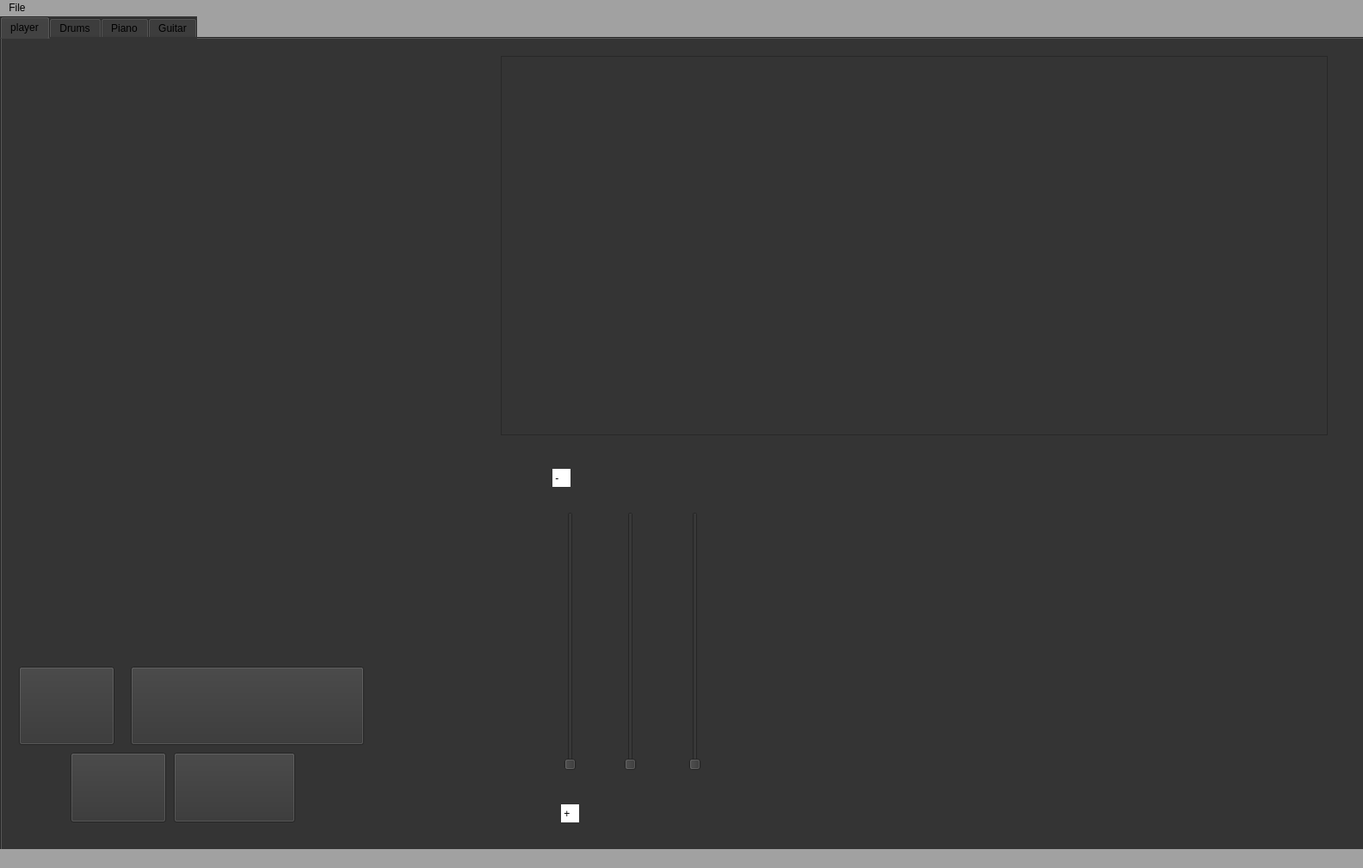
<?xml version="1.0" encoding="UTF-8"?>
<ui version="4.0">
 <class>MainWindow</class>
 <widget class="QMainWindow" name="MainWindow">
  <property name="geometry">
   <rect>
    <x>0</x>
    <y>0</y>
    <width>1584</width>
    <height>1009</height>
   </rect>
  </property>
  <property name="windowTitle">
   <string>MainWindow</string>
  </property>
  <property name="styleSheet">
   <string notr="true">background-color: rgb(161, 161, 161);</string>
  </property>
  <widget class="QWidget" name="centralwidget">
   <widget class="QTabWidget" name="tabWidget">
    <property name="geometry">
     <rect>
      <x>0</x>
      <y>0</y>
      <width>1591</width>
      <height>991</height>
     </rect>
    </property>
    <property name="styleSheet">
     <string notr="true">background-color: rgb(52, 52, 52);</string>
    </property>
    <property name="currentIndex">
     <number>0</number>
    </property>
    <widget class="QWidget" name="tab">
     <attribute name="title">
      <string>player</string>
     </attribute>
     <widget class="QLabel" name="label">
      <property name="geometry">
       <rect>
        <x>20</x>
        <y>20</y>
        <width>551</width>
        <height>121</height>
       </rect>
      </property>
      <property name="styleSheet">
       <string notr="true">background-image: url(:/newPrefix/img_e.png);</string>
      </property>
      <property name="text">
       <string/>
      </property>
     </widget>
     <widget class="QLabel" name="label_2">
      <property name="geometry">
       <rect>
        <x>20</x>
        <y>150</y>
        <width>541</width>
        <height>521</height>
       </rect>
      </property>
      <property name="styleSheet">
       <string notr="true">background-image: url(:/newPrefix/img2_e.png);</string>
      </property>
      <property name="text">
       <string/>
      </property>
     </widget>
     <widget class="QLabel" name="label_3">
      <property name="geometry">
       <rect>
        <x>20</x>
        <y>680</y>
        <width>421</width>
        <height>41</height>
       </rect>
      </property>
      <property name="styleSheet">
       <string notr="true">background-image: url(:/newPrefix/img3_e.png);</string>
      </property>
      <property name="text">
       <string/>
      </property>
     </widget>
     <widget class="QGraphicsView" name="View_signal">
      <property name="geometry">
       <rect>
        <x>580</x>
        <y>20</y>
        <width>961</width>
        <height>441</height>
       </rect>
      </property>
     </widget>
     <widget class="QLabel" name="view_spectrogram">
      <property name="geometry">
       <rect>
        <x>880</x>
        <y>480</y>
        <width>661</width>
        <height>421</height>
       </rect>
      </property>
      <property name="text">
       <string/>
      </property>
     </widget>
     <widget class="QLabel" name="label_6">
      <property name="geometry">
       <rect>
        <x>640</x>
        <y>500</y>
        <width>21</width>
        <height>21</height>
       </rect>
      </property>
      <property name="styleSheet">
       <string notr="true">background-color: rgb(255, 255, 255);</string>
      </property>
      <property name="text">
       <string> -</string>
      </property>
     </widget>
     <widget class="QLabel" name="label_7">
      <property name="geometry">
       <rect>
        <x>650</x>
        <y>890</y>
        <width>21</width>
        <height>21</height>
       </rect>
      </property>
      <property name="styleSheet">
       <string notr="true">background-color: rgb(255, 255, 255);</string>
      </property>
      <property name="text">
       <string> +</string>
      </property>
     </widget>
     <widget class="QPushButton" name="Play_buttom">
      <property name="geometry">
       <rect>
        <x>20</x>
        <y>730</y>
        <width>111</width>
        <height>91</height>
       </rect>
      </property>
      <property name="styleSheet">
       <string notr="true">background-image: url(:/newPrefix/f1.png);</string>
      </property>
      <property name="text">
       <string/>
      </property>
     </widget>
     <widget class="QPushButton" name="spectrogram_buttom">
      <property name="geometry">
       <rect>
        <x>150</x>
        <y>730</y>
        <width>271</width>
        <height>91</height>
       </rect>
      </property>
      <property name="styleSheet">
       <string notr="true">background-image: url(:/newPrefix/f3.png);</string>
      </property>
      <property name="text">
       <string/>
      </property>
     </widget>
     <widget class="QPushButton" name="button_low_volum">
      <property name="geometry">
       <rect>
        <x>80</x>
        <y>830</y>
        <width>111</width>
        <height>81</height>
       </rect>
      </property>
      <property name="styleSheet">
       <string notr="true">background-image: url(:/newPrefix/f5.png);</string>
      </property>
      <property name="text">
       <string/>
      </property>
     </widget>
     <widget class="QPushButton" name="button_high_volum">
      <property name="geometry">
       <rect>
        <x>200</x>
        <y>830</y>
        <width>141</width>
        <height>81</height>
       </rect>
      </property>
      <property name="styleSheet">
       <string notr="true">background-image: url(:/newPrefix/f6.png);</string>
      </property>
      <property name="text">
       <string/>
      </property>
     </widget>
     <widget class="QLabel" name="label_5">
      <property name="geometry">
       <rect>
        <x>460</x>
        <y>690</y>
        <width>151</width>
        <height>181</height>
       </rect>
      </property>
      <property name="styleSheet">
       <string notr="true">background-image: url(:/newPrefix/f7.png);</string>
      </property>
      <property name="text">
       <string/>
      </property>
     </widget>
     <widget class="QSlider" name="Slider_for_all_instrument_2">
      <property name="geometry">
       <rect>
        <x>640</x>
        <y>550</y>
        <width>41</width>
        <height>301</height>
       </rect>
      </property>
      <property name="orientation">
       <enum>Qt::Vertical</enum>
      </property>
     </widget>
     <widget class="QSlider" name="Slider_for_piano_2">
      <property name="geometry">
       <rect>
        <x>710</x>
        <y>550</y>
        <width>41</width>
        <height>301</height>
       </rect>
      </property>
      <property name="orientation">
       <enum>Qt::Vertical</enum>
      </property>
     </widget>
     <widget class="QSlider" name="Slider_for_drums_2">
      <property name="geometry">
       <rect>
        <x>790</x>
        <y>550</y>
        <width>31</width>
        <height>301</height>
       </rect>
      </property>
      <property name="orientation">
       <enum>Qt::Vertical</enum>
      </property>
     </widget>
    </widget>
    <widget class="QWidget" name="tab_3">
     <attribute name="title">
      <string>Drums</string>
     </attribute>
     <widget class="QLabel" name="label_9">
      <property name="geometry">
       <rect>
        <x>4</x>
        <y>5</y>
        <width>1551</width>
        <height>931</height>
       </rect>
      </property>
      <property name="styleSheet">
       <string notr="true">
background-color: rgb(209, 209, 209);</string>
      </property>
      <property name="text">
       <string/>
      </property>
     </widget>
     <widget class="QLabel" name="label_10">
      <property name="geometry">
       <rect>
        <x>20</x>
        <y>20</y>
        <width>1521</width>
        <height>321</height>
       </rect>
      </property>
      <property name="styleSheet">
       <string notr="true">background-image: url(:/newPrefix/imag25.png);</string>
      </property>
      <property name="text">
       <string/>
      </property>
     </widget>
     <widget class="QPushButton" name="drums_buttom">
      <property name="geometry">
       <rect>
        <x>20</x>
        <y>350</y>
        <width>951</width>
        <height>561</height>
       </rect>
      </property>
      <property name="styleSheet">
       <string notr="true">background-image: url(:/newPrefix/imag27.png);</string>
      </property>
      <property name="text">
       <string/>
      </property>
     </widget>
     <widget class="QLabel" name="label_11">
      <property name="geometry">
       <rect>
        <x>1210</x>
        <y>350</y>
        <width>191</width>
        <height>551</height>
       </rect>
      </property>
      <property name="styleSheet">
       <string notr="true">background-image: url(:/newPrefix/imag26.png);</string>
      </property>
      <property name="text">
       <string/>
      </property>
     </widget>
     <widget class="QSlider" name="Slider_for_change_Drums">
      <property name="geometry">
       <rect>
        <x>1240</x>
        <y>510</y>
        <width>41</width>
        <height>351</height>
       </rect>
      </property>
      <property name="orientation">
       <enum>Qt::Vertical</enum>
      </property>
     </widget>
    </widget>
    <widget class="QWidget" name="tab_4">
     <attribute name="title">
      <string>Piano</string>
     </attribute>
     <widget class="QLabel" name="label_12">
      <property name="geometry">
       <rect>
        <x>4</x>
        <y>5</y>
        <width>1561</width>
        <height>911</height>
       </rect>
      </property>
      <property name="styleSheet">
       <string notr="true">background-color: rgb(172, 172, 172);</string>
      </property>
      <property name="text">
       <string/>
      </property>
     </widget>
     <widget class="QLabel" name="label_13">
      <property name="geometry">
       <rect>
        <x>30</x>
        <y>60</y>
        <width>1511</width>
        <height>821</height>
       </rect>
      </property>
      <property name="styleSheet">
       <string notr="true">background-image: url(:/newPrefix/imag30.png);</string>
      </property>
      <property name="text">
       <string/>
      </property>
     </widget>
     <widget class="QSlider" name="Slider_for_change_in_piano">
      <property name="geometry">
       <rect>
        <x>590</x>
        <y>380</y>
        <width>421</width>
        <height>41</height>
       </rect>
      </property>
      <property name="orientation">
       <enum>Qt::Horizontal</enum>
      </property>
     </widget>
     <widget class="QPushButton" name="buttom_white_piano_1">
      <property name="geometry">
       <rect>
        <x>332</x>
        <y>430</y>
        <width>61</width>
        <height>331</height>
       </rect>
      </property>
      <property name="styleSheet">
       <string notr="true">background-image: url(:/newPrefix/imag31.png);</string>
      </property>
      <property name="text">
       <string/>
      </property>
     </widget>
     <widget class="QPushButton" name="buttom_white_piano_2">
      <property name="geometry">
       <rect>
        <x>390</x>
        <y>430</y>
        <width>71</width>
        <height>331</height>
       </rect>
      </property>
      <property name="styleSheet">
       <string notr="true">background-image: url(:/newPrefix/imag31.png);</string>
      </property>
      <property name="text">
       <string/>
      </property>
     </widget>
     <widget class="QPushButton" name="buttom_white_piano_3">
      <property name="geometry">
       <rect>
        <x>460</x>
        <y>430</y>
        <width>71</width>
        <height>331</height>
       </rect>
      </property>
      <property name="styleSheet">
       <string notr="true">background-image: url(:/newPrefix/imag31.png);</string>
      </property>
      <property name="text">
       <string/>
      </property>
     </widget>
     <widget class="QPushButton" name="buttom_white_piano_4">
      <property name="geometry">
       <rect>
        <x>530</x>
        <y>430</y>
        <width>71</width>
        <height>331</height>
       </rect>
      </property>
      <property name="styleSheet">
       <string notr="true">background-image: url(:/newPrefix/imag31.png);</string>
      </property>
      <property name="text">
       <string/>
      </property>
     </widget>
     <widget class="QPushButton" name="buttom_white_piano_5">
      <property name="geometry">
       <rect>
        <x>600</x>
        <y>430</y>
        <width>71</width>
        <height>331</height>
       </rect>
      </property>
      <property name="styleSheet">
       <string notr="true">background-image: url(:/newPrefix/imag31.png);</string>
      </property>
      <property name="text">
       <string/>
      </property>
     </widget>
     <widget class="QPushButton" name="buttom_white_piano_6">
      <property name="geometry">
       <rect>
        <x>670</x>
        <y>430</y>
        <width>71</width>
        <height>331</height>
       </rect>
      </property>
      <property name="styleSheet">
       <string notr="true">background-image: url(:/newPrefix/imag31.png);</string>
      </property>
      <property name="text">
       <string/>
      </property>
     </widget>
     <widget class="QPushButton" name="buttom_white_piano_7">
      <property name="geometry">
       <rect>
        <x>740</x>
        <y>430</y>
        <width>71</width>
        <height>331</height>
       </rect>
      </property>
      <property name="styleSheet">
       <string notr="true">background-image: url(:/newPrefix/imag31.png);</string>
      </property>
      <property name="text">
       <string/>
      </property>
     </widget>
     <widget class="QPushButton" name="buttom_white_piano_9">
      <property name="geometry">
       <rect>
        <x>880</x>
        <y>430</y>
        <width>71</width>
        <height>331</height>
       </rect>
      </property>
      <property name="styleSheet">
       <string notr="true">background-image: url(:/newPrefix/imag31.png);</string>
      </property>
      <property name="text">
       <string/>
      </property>
     </widget>
     <widget class="QPushButton" name="buttom_white_piano_10">
      <property name="geometry">
       <rect>
        <x>950</x>
        <y>430</y>
        <width>71</width>
        <height>331</height>
       </rect>
      </property>
      <property name="styleSheet">
       <string notr="true">background-image: url(:/newPrefix/imag31.png);</string>
      </property>
      <property name="text">
       <string/>
      </property>
     </widget>
     <widget class="QPushButton" name="buttom_white_piano_11">
      <property name="geometry">
       <rect>
        <x>1020</x>
        <y>430</y>
        <width>71</width>
        <height>331</height>
       </rect>
      </property>
      <property name="styleSheet">
       <string notr="true">background-image: url(:/newPrefix/imag31.png);</string>
      </property>
      <property name="text">
       <string/>
      </property>
     </widget>
     <widget class="QPushButton" name="buttom_white_piano_12">
      <property name="geometry">
       <rect>
        <x>1090</x>
        <y>430</y>
        <width>71</width>
        <height>331</height>
       </rect>
      </property>
      <property name="styleSheet">
       <string notr="true">background-image: url(:/newPrefix/imag31.png);</string>
      </property>
      <property name="text">
       <string/>
      </property>
     </widget>
     <widget class="QPushButton" name="buttom_white_piano_13">
      <property name="geometry">
       <rect>
        <x>1160</x>
        <y>430</y>
        <width>71</width>
        <height>331</height>
       </rect>
      </property>
      <property name="styleSheet">
       <string notr="true">background-image: url(:/newPrefix/imag31.png);</string>
      </property>
      <property name="text">
       <string/>
      </property>
     </widget>
     <widget class="QPushButton" name="buttom_white_piano_14">
      <property name="geometry">
       <rect>
        <x>1220</x>
        <y>430</y>
        <width>51</width>
        <height>331</height>
       </rect>
      </property>
      <property name="styleSheet">
       <string notr="true">background-image: url(:/newPrefix/imag31.png);</string>
      </property>
      <property name="text">
       <string/>
      </property>
     </widget>
     <widget class="QPushButton" name="buttom_black_piano_1">
      <property name="geometry">
       <rect>
        <x>370</x>
        <y>430</y>
        <width>41</width>
        <height>201</height>
       </rect>
      </property>
      <property name="styleSheet">
       <string notr="true">background-image: url(:/newPrefix/imag32.png);</string>
      </property>
      <property name="text">
       <string/>
      </property>
     </widget>
     <widget class="QPushButton" name="buttom_black_piano_2">
      <property name="geometry">
       <rect>
        <x>440</x>
        <y>430</y>
        <width>41</width>
        <height>201</height>
       </rect>
      </property>
      <property name="styleSheet">
       <string notr="true">background-image: url(:/newPrefix/imag32.png);</string>
      </property>
      <property name="text">
       <string/>
      </property>
     </widget>
     <widget class="QPushButton" name="buttom_black_piano_3">
      <property name="geometry">
       <rect>
        <x>510</x>
        <y>430</y>
        <width>41</width>
        <height>201</height>
       </rect>
      </property>
      <property name="styleSheet">
       <string notr="true">background-image: url(:/newPrefix/imag32.png);</string>
      </property>
      <property name="text">
       <string/>
      </property>
     </widget>
     <widget class="QPushButton" name="buttom_black_piano_4">
      <property name="geometry">
       <rect>
        <x>580</x>
        <y>430</y>
        <width>41</width>
        <height>201</height>
       </rect>
      </property>
      <property name="styleSheet">
       <string notr="true">background-image: url(:/newPrefix/imag32.png);</string>
      </property>
      <property name="text">
       <string/>
      </property>
     </widget>
     <widget class="QPushButton" name="buttom_black_piano_5">
      <property name="geometry">
       <rect>
        <x>650</x>
        <y>430</y>
        <width>41</width>
        <height>201</height>
       </rect>
      </property>
      <property name="styleSheet">
       <string notr="true">background-image: url(:/newPrefix/imag32.png);</string>
      </property>
      <property name="text">
       <string/>
      </property>
     </widget>
     <widget class="QPushButton" name="buttom_black_piano_6">
      <property name="geometry">
       <rect>
        <x>720</x>
        <y>430</y>
        <width>41</width>
        <height>201</height>
       </rect>
      </property>
      <property name="styleSheet">
       <string notr="true">background-image: url(:/newPrefix/imag32.png);</string>
      </property>
      <property name="text">
       <string/>
      </property>
     </widget>
     <widget class="QPushButton" name="buttom_white_piano_8">
      <property name="geometry">
       <rect>
        <x>810</x>
        <y>430</y>
        <width>71</width>
        <height>331</height>
       </rect>
      </property>
      <property name="styleSheet">
       <string notr="true">background-image: url(:/newPrefix/imag31.png);</string>
      </property>
      <property name="text">
       <string/>
      </property>
     </widget>
     <widget class="QPushButton" name="buttom_black_piano_7">
      <property name="geometry">
       <rect>
        <x>790</x>
        <y>430</y>
        <width>41</width>
        <height>201</height>
       </rect>
      </property>
      <property name="styleSheet">
       <string notr="true">background-image: url(:/newPrefix/imag32.png);</string>
      </property>
      <property name="text">
       <string/>
      </property>
     </widget>
     <widget class="QPushButton" name="buttom_black_piano_8">
      <property name="geometry">
       <rect>
        <x>860</x>
        <y>430</y>
        <width>41</width>
        <height>201</height>
       </rect>
      </property>
      <property name="styleSheet">
       <string notr="true">background-image: url(:/newPrefix/imag32.png);</string>
      </property>
      <property name="text">
       <string/>
      </property>
     </widget>
     <widget class="QPushButton" name="buttom_black_piano_9">
      <property name="geometry">
       <rect>
        <x>930</x>
        <y>430</y>
        <width>41</width>
        <height>201</height>
       </rect>
      </property>
      <property name="styleSheet">
       <string notr="true">background-image: url(:/newPrefix/imag32.png);</string>
      </property>
      <property name="text">
       <string/>
      </property>
     </widget>
     <widget class="QPushButton" name="buttom_black_piano_10">
      <property name="geometry">
       <rect>
        <x>1000</x>
        <y>430</y>
        <width>41</width>
        <height>201</height>
       </rect>
      </property>
      <property name="styleSheet">
       <string notr="true">background-image: url(:/newPrefix/imag32.png);</string>
      </property>
      <property name="text">
       <string/>
      </property>
     </widget>
     <widget class="QPushButton" name="buttom_black_piano_11">
      <property name="geometry">
       <rect>
        <x>1070</x>
        <y>430</y>
        <width>41</width>
        <height>201</height>
       </rect>
      </property>
      <property name="styleSheet">
       <string notr="true">background-image: url(:/newPrefix/imag32.png);</string>
      </property>
      <property name="text">
       <string/>
      </property>
     </widget>
     <widget class="QPushButton" name="buttom_black_piano_12">
      <property name="geometry">
       <rect>
        <x>1140</x>
        <y>430</y>
        <width>41</width>
        <height>201</height>
       </rect>
      </property>
      <property name="styleSheet">
       <string notr="true">background-image: url(:/newPrefix/imag32.png);</string>
      </property>
      <property name="text">
       <string/>
      </property>
     </widget>
     <widget class="QPushButton" name="buttom_black_piano_13">
      <property name="geometry">
       <rect>
        <x>1210</x>
        <y>430</y>
        <width>41</width>
        <height>201</height>
       </rect>
      </property>
      <property name="styleSheet">
       <string notr="true">background-image: url(:/newPrefix/imag32.png);</string>
      </property>
      <property name="text">
       <string/>
      </property>
     </widget>
    </widget>
    <widget class="QWidget" name="tab_5">
     <attribute name="title">
      <string>Guitar</string>
     </attribute>
     <widget class="QLabel" name="label_14">
      <property name="geometry">
       <rect>
        <x>10</x>
        <y>10</y>
        <width>1081</width>
        <height>901</height>
       </rect>
      </property>
      <property name="styleSheet">
       <string notr="true">background-image: url(:/newPrefix/image38.png);</string>
      </property>
      <property name="text">
       <string/>
      </property>
     </widget>
     <widget class="QPushButton" name="buttom_for_guitar1">
      <property name="geometry">
       <rect>
        <x>650</x>
        <y>10</y>
        <width>20</width>
        <height>901</height>
       </rect>
      </property>
      <property name="styleSheet">
       <string notr="true">background-color: rgb(180, 180, 180);</string>
      </property>
      <property name="text">
       <string/>
      </property>
     </widget>
     <widget class="QPushButton" name="buttom_for_guitar2">
      <property name="geometry">
       <rect>
        <x>710</x>
        <y>10</y>
        <width>20</width>
        <height>901</height>
       </rect>
      </property>
      <property name="styleSheet">
       <string notr="true">background-color: rgb(180, 180, 180);</string>
      </property>
      <property name="text">
       <string/>
      </property>
     </widget>
     <widget class="QPushButton" name="buttom_for_guitar3">
      <property name="geometry">
       <rect>
        <x>780</x>
        <y>10</y>
        <width>20</width>
        <height>901</height>
       </rect>
      </property>
      <property name="styleSheet">
       <string notr="true">background-color: rgb(180, 180, 180);</string>
      </property>
      <property name="text">
       <string/>
      </property>
     </widget>
     <widget class="QPushButton" name="buttom_for_guitar4">
      <property name="geometry">
       <rect>
        <x>840</x>
        <y>10</y>
        <width>20</width>
        <height>901</height>
       </rect>
      </property>
      <property name="styleSheet">
       <string notr="true">background-color: rgb(180, 180, 180);</string>
      </property>
      <property name="text">
       <string/>
      </property>
     </widget>
     <widget class="QPushButton" name="buttom_for_guitar5">
      <property name="geometry">
       <rect>
        <x>890</x>
        <y>10</y>
        <width>20</width>
        <height>901</height>
       </rect>
      </property>
      <property name="styleSheet">
       <string notr="true">background-color: rgb(180, 180, 180);</string>
      </property>
      <property name="text">
       <string/>
      </property>
     </widget>
     <widget class="QPushButton" name="buttom_for_guitar6">
      <property name="geometry">
       <rect>
        <x>960</x>
        <y>10</y>
        <width>20</width>
        <height>901</height>
       </rect>
      </property>
      <property name="styleSheet">
       <string notr="true">background-color: rgb(180, 180, 180);</string>
      </property>
      <property name="text">
       <string/>
      </property>
     </widget>
     <widget class="QLabel" name="label_15">
      <property name="geometry">
       <rect>
        <x>1170</x>
        <y>70</y>
        <width>311</width>
        <height>771</height>
       </rect>
      </property>
      <property name="styleSheet">
       <string notr="true">background-image: url(:/newPrefix/image50.png);</string>
      </property>
      <property name="text">
       <string/>
      </property>
     </widget>
    </widget>
   </widget>
  </widget>
  <widget class="QMenuBar" name="menubar">
   <property name="geometry">
    <rect>
     <x>0</x>
     <y>0</y>
     <width>1584</width>
     <height>26</height>
    </rect>
   </property>
   <widget class="QMenu" name="menufile">
    <property name="title">
     <string>File</string>
    </property>
    <addaction name="Open_file"/>
   </widget>
   <addaction name="menufile"/>
  </widget>
  <widget class="QStatusBar" name="statusbar"/>
  <action name="Open_file">
   <property name="text">
    <string>Open</string>
   </property>
  </action>
 </widget>
 <resources>
  <include location="sandoo.qrc"/>
 </resources>
 <connections/>
</ui>
